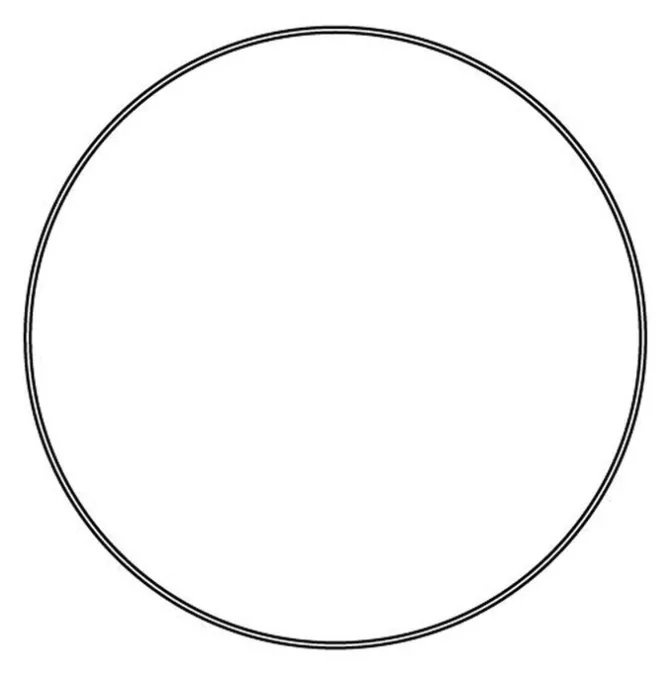
#> input picture test1.jpg, 668 x 679 px
$ python nomer4-5.py
#> lines starting #> are read from the running program, lines starting #| are printed output that depends on the picture; after the words box and inside, x2 and y2 are one past the last pixel; in counts of white or black regions, pixels touching at a corner belong together
import cv2
import numpy as np

my_photo = cv2.imread('test1.jpg')
#> my_photo is the input picture: shape (679, 668, 3); mean B, G, R 248.3, 248.3, 248.3
filterd_image  = cv2.medianBlur(my_photo,7)
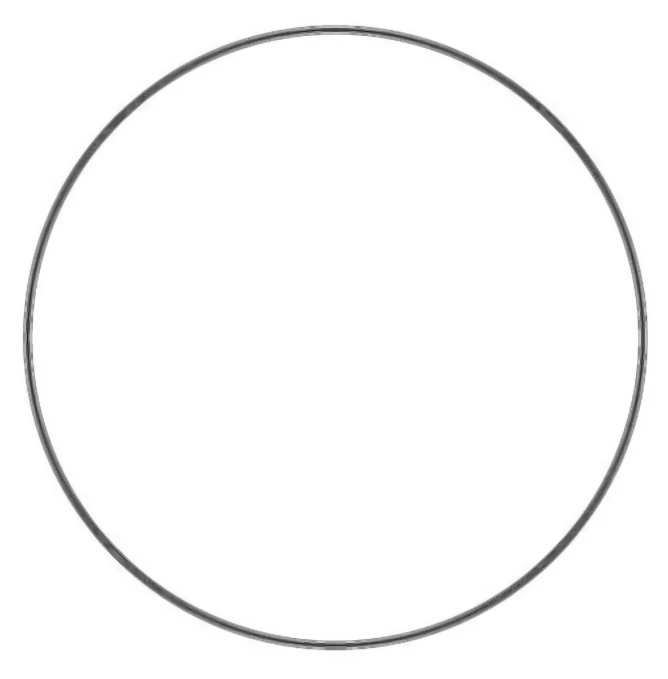
#> filterd_image: shape (679, 668, 3); mean B, G, R 249.5, 249.5, 249.5
img_grey = cv2.cvtColor(filterd_image,cv2.COLOR_BGR2GRAY)
ret,thresh_img = cv2.threshold(img_grey, 100, 255, cv2.THRESH_BINARY)
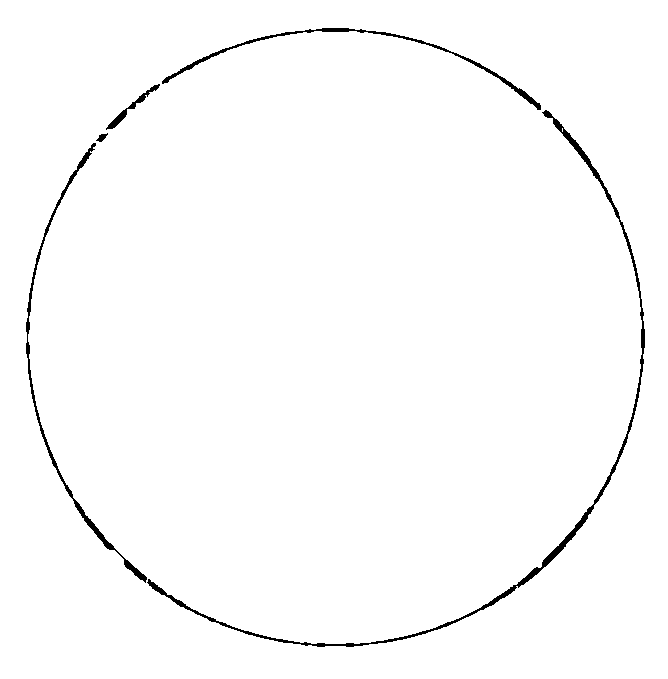
#> thresh_img: shape (679, 668); 98.6% white; 5 black regions
contours, hierarchy = cv2.findContours(thresh_img, cv2.RETR_TREE, cv2.CHAIN_APPROX_SIMPLE)
#> contours = 7 contours, 1 with area under 20; largest, box (x1, y1, x2, y2) and area: (0, 0, 668, 679) 452226, (146, 109, 646, 648) 4038, (25, 142, 148, 584) 2036, (161, 27, 542, 111) 1652, (105, 83, 161, 131) 388, (95, 132, 109, 143) 68

#create an empty image for contours
img_contours = np.uint8(np.zeros((my_photo.shape[0],my_photo.shape[1])))

cv2.drawContours(img_contours, contours, -1, (255,255,255), 1)
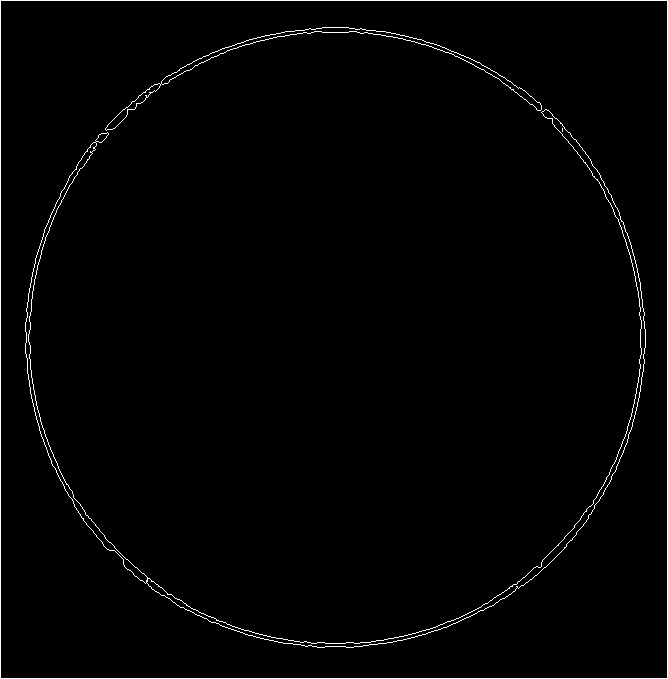
#> img_contours: shape (679, 668); 1.4% white in thin lines or dots
for contour in contours:
    M = cv2.moments(contour)

    # Проверка, что момент не нулевой (т.е., контур достаточно большой)
    if M["m00"] != 0:
        cX = int(M["m10"] / M["m00"])
        cY = int(M["m01"] / M["m00"])
#> this loop made 7 passes
#> (contour, cX, cY) on pass 1: ([[0, 0], [0, 678], [667, 678], [667, 0]], 333, 339)
#> (cX, cY) on passes 2, 3, 4, 6, 7: (66, 379), (101, 137), (494, 457), (131, 107), (358, 55)


cv2.imshow('res', img_contours) # выводим итоговое изображение в окно

cv2.waitKey()
cv2.destroyAllWindows()
total_area = 0
for contour in contours:
    area = cv2.contourArea(contour)
    total_area += area
#> this loop made 7 passes
#> (area, total_area) on passes 2, 3, 4, 6, 7: (2036, 454262), (68, 454330), (4038, 458368), (388, 458756), (1652, 460408)
#> (contour, area, total_area) on pass 1: ([[0, 0], [0, 678], [667, 678], [667, 0]], 452226, 452226)
#> after the loop, total_area = 460408
cnt = contours[0]
#> cnt = [[0, 0], [0, 678], [667, 678], [667, 0]]
M = cv2.moments(cnt)
#> M = moments, m00 452226, centre m10/m00, m01/m00 = (333.5, 339)
print("Moments of first contour:", M)
#> (printed output is left out)
print(f"Общая площадь всех объектов: {total_area}")
#| Общая площадь всех объектов: 460408.0

$ run again, with test4.jpg copied over test1.jpg
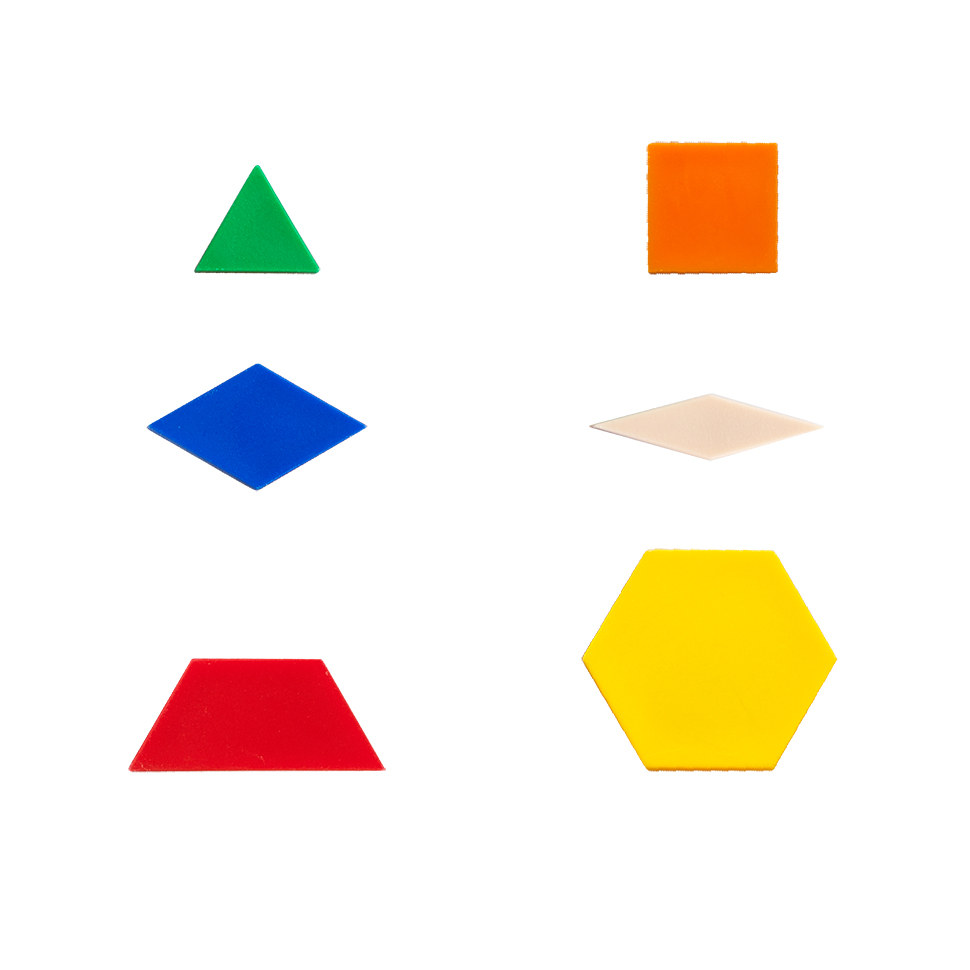
#> input picture test4.jpg, 970 x 970 px
#> my_photo is the input picture: shape (970, 970, 3); mean B, G, R 230.9, 240.9, 248.1
#> `ret,thresh_img = cv2.threshold(img_grey, 100, 255, cv2.THRESH_BINARY)`:
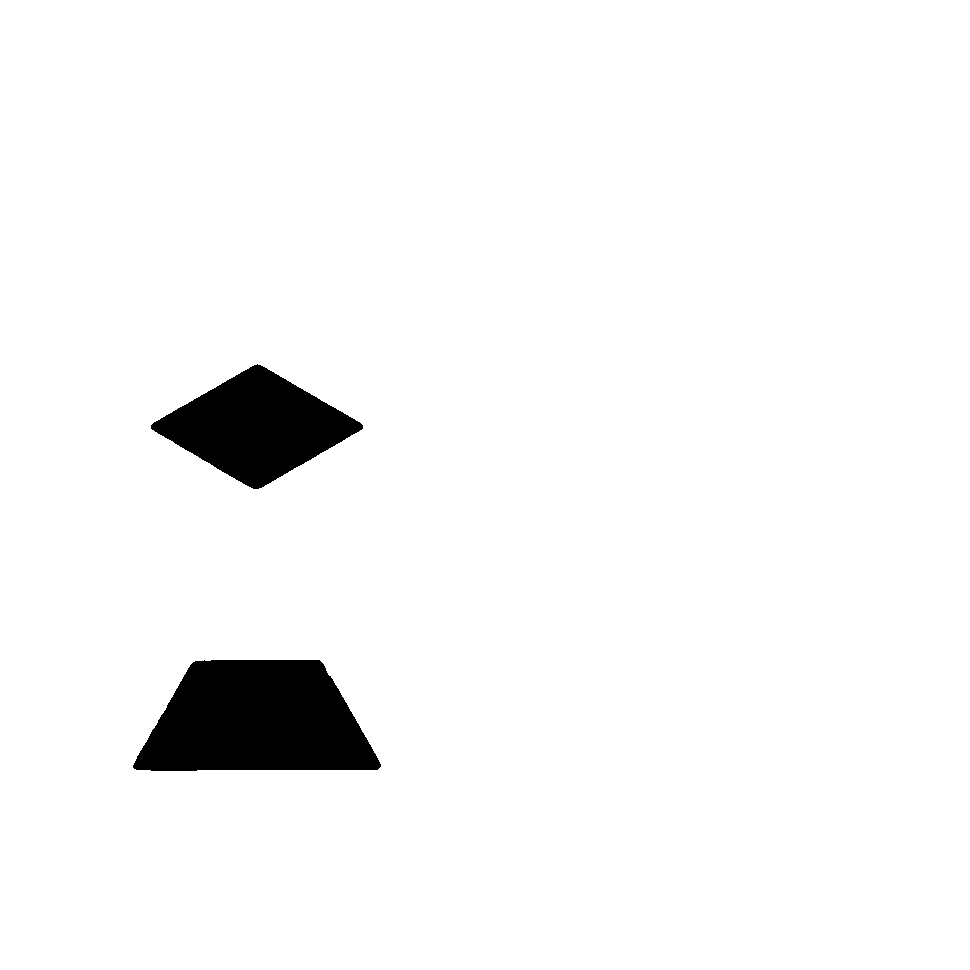
#> thresh_img: shape (970, 970); 96.3% white; 2 black regions
#> contours = 3 contours; box (x1, y1, x2, y2) and area: (0, 0, 970, 970) 938961, (132, 659, 382, 772) 21312, (150, 363, 364, 490) 14223
#> `cv2.drawContours(img_contours, contours, -1, (255,255,255), 1)`:
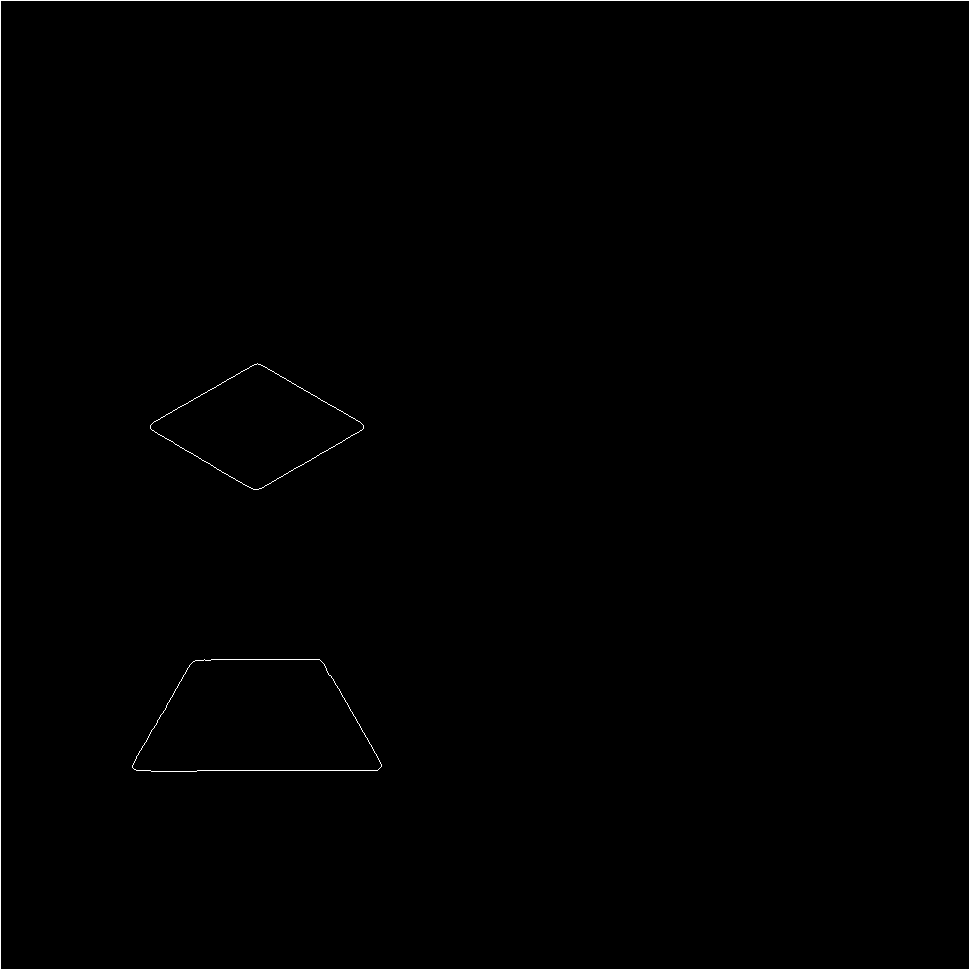
#> img_contours: shape (970, 970); 0.52% white in thin lines or dots
#> the loop `for contour in contours:` made 3 passes
#> (contour, cX, cY) on pass 1: ([[0, 0], [0, 969], [969, 969], [969, 0]], 484, 484)
#> the loop `for contour in contours:` made 3 passes
#> (area, total_area) on passes 2 to 3: (21312.5, 960273.5), (14223, 974496.5)
#> after the loop `for contour in contours:`: total_area = 974496.5
#> cnt = [[0, 0], [0, 969], [969, 969], [969, 0]]
#> M = moments, m00 938961, centre m10/m00, m01/m00 = (484.5, 484.5)
#> (printed output is left out)
#| Общая площадь всех объектов: 974496.5
